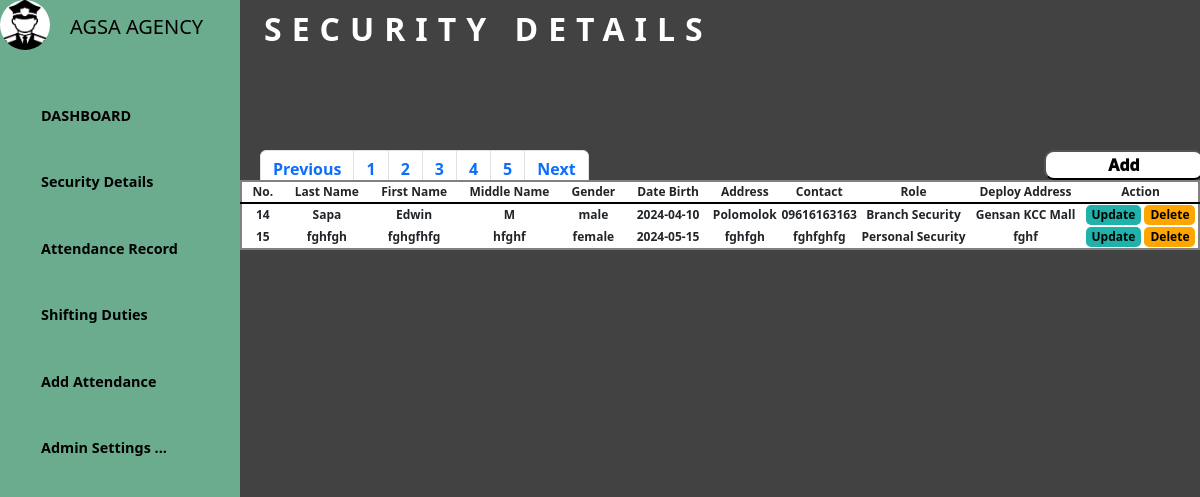
/SecurityDetails.php, run on the app's committed database.
### tables this page shows
CREATE TABLE `security` (
  `id` int(255) NOT NULL,
  `lastname` varchar(50) NOT NULL,
  `firstname` varchar(50) NOT NULL,
  `middlename` varchar(50) NOT NULL,
  `gender` enum('male','female') NOT NULL,
  `datebirth` date DEFAULT NULL,
  `address` varchar(255) NOT NULL,
  `phone` varchar(50) NOT NULL,
  `role` enum('Personal Security','Branch Security') NOT NULL,
  `deployaddress` varchar(255) NOT NULL
);

### SecurityDetails.php (the view, shortened to what this page needs)
<!DOCTYPE html>
<html lang="en">
<head>
<link href="https://cdn.jsdelivr.net/npm/bootstrap@5.3.3/dist/css/bootstrap.min.css" rel="stylesheet">
<link rel="stylesheet" href="css/style.css">
</head>
<body>
<div class="wrapper">
<aside id="sidebar">
<div class="d-flex">
<img src="img/download.png" style="width:50px; height:50px; border-radius:25px;">
<h1>AGSA AGENCY</h1>
</div>
<ul class="sidebar-nav">
<li class="sidebar-item">
<a href="index.php" class="sidebar-link">
<span>DASHBOARD</span>
</a>
</li>
<li class="sidebar-item">
<a href="SecurityDetails.php" class="sidebar-link">
<span>Security Details</span>
</a>
</li>
<li class="sidebar-item">
<a href="AttendanceRecord.php" class="sidebar-link">
  <span>Attendance Record</span>
</a>
</li>
<li class="sidebar-item">
<a href="ShiftingDuties.php" class="sidebar-link">
  <span> Shifting Duties</span>
</a>
</li>
<li class="sidebar-item">
<a href="masterlist.php" class="sidebar-link">
<span>Add Attendance</span>
</a>
</li>
<li class="sidebar-item">
<a href="#" class="sidebar-link has-dropdown coll "data-bs-toggle="collapse" data-bs-target="#Applicant"
aria-expanded="false" aria-controls="Applicant">
<span>Admin Settings ...</span>
</a>
</li>
</ul>
</div>
<nav aria-label="Page navigation example">
<ul class="pagination">
<li class="page-item" ><a class="page-link" href="#">Previous</a></li>
<li class="page-item"><a class="page-link" href="#">1</a></li>
<li class="page-item"><a class="page-link" href="#">2</a></li>
<li class="page-item"><a class="page-link" href="#">3</a></li>
<li class="page-item"><a class="page-link" href="#">4</a></li>
<li class="page-item"><a class="page-link" href="#">5</a></li>
<li class="page-item"><a class="page-link" href="#">Next</a></li>
</ul>
</nav>
<table class="SecurityTable" id="myTable">
<tr>
<th>No.</th>
<th>Last Name</th>
<th>First Name</th>
<th>Middle Name</th>
<th>Gender</th>
<th>Date Birth</th>
<th>Address</th>
<th>Contact</th>
<th>Role</th>
<th>Deploy Address</th>
<th>Action</th>
</tr>
<?php
include "Connection/database.php";
$sql = mysqli_query($conn, "SELECT * FROM Security");
while($row = mysqli_fetch_array($sql))
{
?>
<tr>
<td><?php echo $id = $row['id']?></td>
<td><?php echo $lastname = $row['lastname']?></td>
<td><?php echo $firstname = $row['firstname']?></td>
<td><?php echo $middlename =$row['middlename']?></td>
<td><?php echo $gender = $row['gender']?></td>
<td><?php echo $datebirth = $row['datebirth']?></td>
<td><?php echo $address =   $row['address']?></td>
<td><?php echo $phone  = $row['phone']?></td>
<td><?php echo $role =  $row['role']?></td>
<td><?php echo $deployAddress =  $row['deployaddress']?></td>
<td>
<button class="Update"><a href="Update.php?id=<?php echo $row['id'] ?>">Update</a></button>
<button class="Delete"><a href="delete.php?id=<?php echo $row['id'] ?>" >Delete</a></button>
</td>
<?php }
?>
</tr>
</table>
<div>
<button type="submit" class="addbtn" style="margin-left:87vw; width:160px;" data-bs-toggle="modal" data-bs-target="#adduserModal">
Add
</button>
</div>
<div class="admindash" >
<h2>SECURITY DETAILS</h2>
</div>
</body>
</html>

### css/style.css (style rules this page uses)
body { background-color:#424242; }
a { text-decoration: none; color: black; margin-bottom:20px; font-weight: bolder; }
li { list-style: none; }
.wrapper { display: flex; }
#sidebar { width: 20vw; min-width: 15vw; height: 70vw; transition: all .5s ease-in-out; background-color: #6bac8e; display: flex; flex-direction: column; position: fixed; }
h1 { text-align: center; font-size: 20px; color: black; margin-left: 20px; margin-bottom: 20px; margin-top: 15px; }
a.sidebar-link { padding: .625rem 1.625rem; color: black; display: block; font-size: 0.9rem; white-space: nowrap; border-left: 3px solid transparent; }
.sidebar-nav { padding: 2rem 0; flex: 1 1 auto; }

### SecurityDetails.php (style rules this page uses)
.SecurityTable { margin-top: 15vw; width: 80%; position: fixed; border-bottom: 2px solid grey; border-right: 2px solid grey; border-left: 2px solid grey; border-top: 2px solid grey; margin-left: 20%; margin-right:2%; }
th { font-size: 12px; text-align: center; font-weight: bolder; color: solid black; background-color:white; padding-left: 10px; padding-right: 10px; margin-left: 20px; border-bottom: 2px solid black; border-top: 1px solid black; }
td { text-align: center; font-size: 12px; font-weight: 900; background-color: white; }
.addbtn { margin-top: 150px; width: 5px; background-color:white; border-radius: 10px; font-weight: 1000; position: fixed; }
.pagination { margin-left: 260px; margin-top: 150px; position: fixed; color: black; }
.Update { background-color:lightseagreen; border: none; border-radius: 5px; }
.Delete { background-color:orange; border: none; border-radius: 5px; }
.admindashboard, h2 { color: white; background-color: transparent; margin-left: 10px; margin-left: 22vw; margin-top: 0px ; position: fixed; font-weight: bolder; margin-top: 10px; letter-spacing: 10px; }

### data on the page
security: id "14", lastname "Sapa", firstname "Edwin", middlename "M", gender "male", datebirth "2024-04-10", address "Polomolok", phone "09616163163", role "Branch Security", deployaddress "Gensan KCC Mall"
security: id "15", lastname "fghfgh", firstname "fghgfhfg", middlename "hfghf", gender "female", datebirth "2024-05-15", address "fghfgh", phone "fghfghfg", role "Personal Security", deployaddress "fghf"
